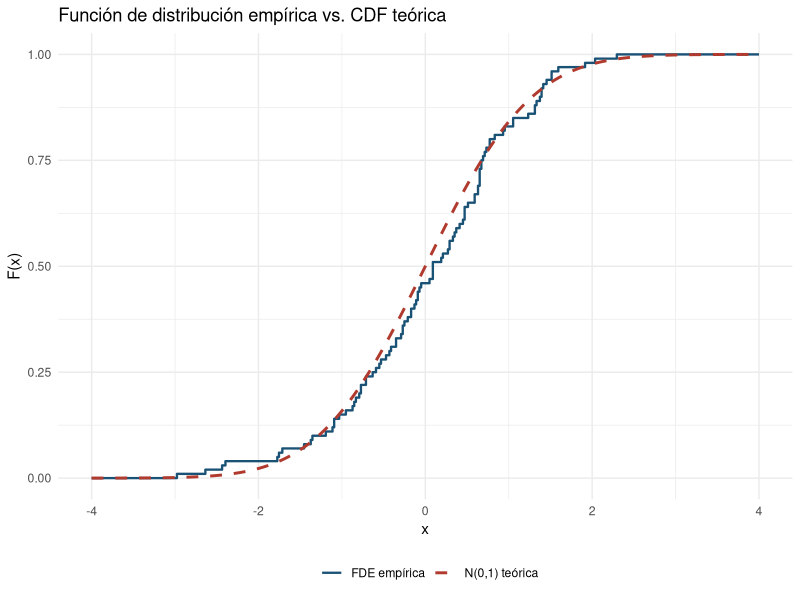
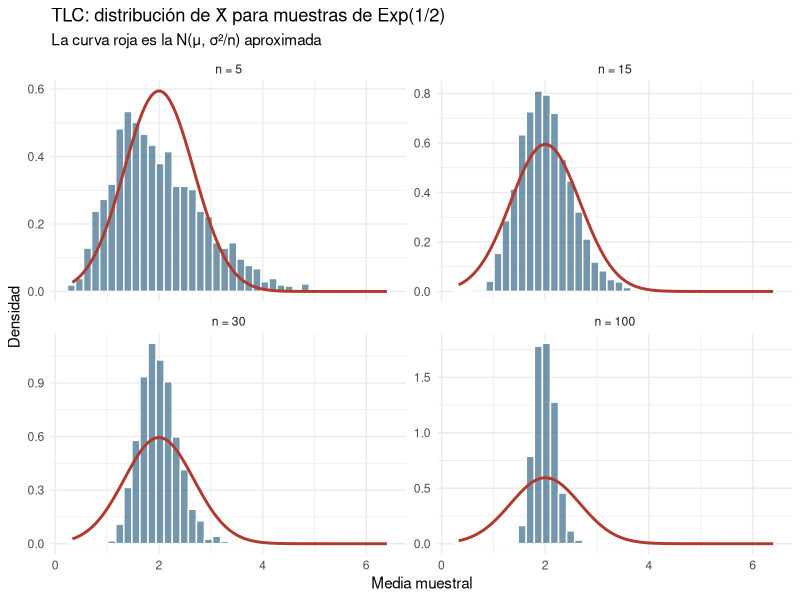
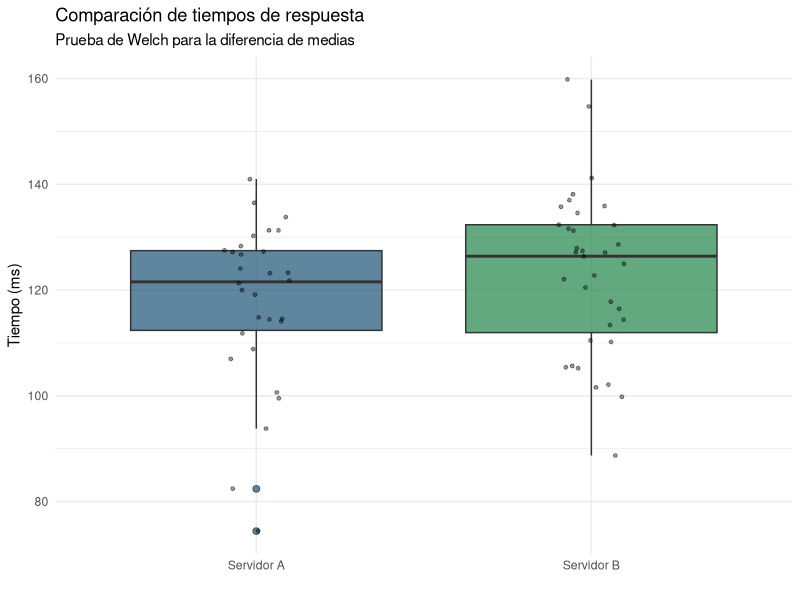

Recreate these plots in R, in order.
## ---- chunk 1
set.seed(42)
n <- 100
x <- rnorm(n, mean = 0, sd = 1)

# Función de distribución empírica
Fn <- ecdf(x)

# Prueba KS contra N(0,1)
ks_result <- ks.test(x, "pnorm", mean = 0, sd = 1)
print(ks_result)
## ---- chunk 2
library(ggplot2)

x_seq <- seq(-4, 4, length.out = 400)
df_ecdf <- data.frame(
  x = x_seq,
  FDE = Fn(x_seq),
  Teorica = pnorm(x_seq)
)

ggplot(df_ecdf, aes(x = x)) +
  geom_step(aes(y = FDE, color = "FDE empírica"), linewidth = 0.8) +
  geom_line(aes(y = Teorica, color = "N(0,1) teórica"), linewidth = 1, linetype = "dashed") +
  scale_color_manual(values = c("FDE empírica" = "#1A5276", "N(0,1) teórica" = "#B03A2E")) +
  labs(title = "Función de distribución empírica vs. CDF teórica",
       x = "x", y = "F(x)", color = "") +
  theme_minimal() +
  theme(legend.position = "bottom")
## ---- chunk 3
# --- Chi-cuadrada: P(5.23 <= X <= 14.8) con 12 g.l. ---
prob_chi <- pchisq(14.8, df = 12) - pchisq(5.23, df = 12)
cat("P(5.23 <= chi2_12 <= 14.8) =", round(prob_chi, 4), "\n")

# --- t-Student: P(T_19 <= -2.80) ---
prob_t <- pt(-2.80, df = 19)
cat("P(T_19 <= -2.80) =", round(prob_t, 4), "\n")

# --- F de Fisher: P(F_14,24 > 2) ---
prob_f <- 1 - pf(2, df1 = 14, df2 = 24)
cat("P(F_14,24 > 2) =", round(prob_f, 4), "\n")
## ---- chunk 4
prob_mayor_75 <- 1 - pnorm(75, mean = 80, sd = 2)
cat("P(Xbar > 75) =", round(prob_mayor_75, 4))
## ---- chunk 5
library(ggplot2)

set.seed(123)
mu <- 2;  sigma <- 1.5  # Parámetros de Exp(1/mu)
n_sizes <- c(5, 15, 30, 100)
n_rep   <- 2000

par(mfrow = c(2, 2))

resultados <- lapply(n_sizes, function(n) {
  medias <- replicate(n_rep, mean(rexp(n, rate = 1/mu)))
  data.frame(n = n, media = medias)
})

df_tlc <- do.call(rbind, resultados)
df_tlc$n_label <- paste0("n = ", df_tlc$n)
df_tlc$n_label <- factor(df_tlc$n_label, levels = paste0("n = ", n_sizes))

ggplot(df_tlc, aes(x = media)) +
  geom_histogram(aes(y = after_stat(density)), bins = 40,
                 fill = "#1A5276", alpha = 0.6, color = "white") +
  stat_function(fun = dnorm,
                args = list(mean = mu, sd = sigma / sqrt(df_tlc$n[1])),
                color = "#B03A2E", linewidth = 1) +
  facet_wrap(~ n_label, scales = "free_y") +
  labs(title = "TLC: distribución de X̄ para muestras de Exp(1/2)",
       subtitle = "La curva roja es la N(μ, σ²/n) aproximada",
       x = "Media muestral", y = "Densidad") +
  theme_minimal()
## ---- chunk 6
mu_bar <- 4
se <- 1.9 / sqrt(50)

prob_intervalo <- pnorm(4.2, mu_bar, se) - pnorm(3.8, mu_bar, se)
cat("P(3.8 <= Xbar <= 4.2) =", round(prob_intervalo, 4))
## ---- chunk 7
# Datos simulados de dos grupos
set.seed(2024)
grupo1 <- rnorm(20, mean = 10, sd = 2)
grupo2 <- rnorm(25, mean = 8,  sd = 2)

# t-test con varianzas iguales
t_result <- t.test(grupo1, grupo2, var.equal = TRUE)
cat("t =", round(t_result$statistic, 3),
    "| g.l. =", t_result$parameter,
    "| p-valor =", round(t_result$p.value, 4), "\n")

# Intervalo de confianza al 95%
cat("IC 95%: [", round(t_result$conf.int[1], 3), ",",
    round(t_result$conf.int[2], 3), "]\n")
## ---- chunk 8
set.seed(99)
servidor_A <- round(rnorm(30, mean = 120, sd = 15), 1)
servidor_B <- round(rnorm(35, mean = 130, sd = 18), 1)

cat("Servidor A: media =", round(mean(servidor_A), 2),
    "| sd =", round(sd(servidor_A), 2), "| n =", length(servidor_A), "\n")
cat("Servidor B: media =", round(mean(servidor_B), 2),
    "| sd =", round(sd(servidor_B), 2), "| n =", length(servidor_B), "\n")
## ---- chunk 9
# Verificar normalidad con prueba KS
ks_A <- ks.test(servidor_A, "pnorm", mean(servidor_A), sd(servidor_A))
ks_B <- ks.test(servidor_B, "pnorm", mean(servidor_B), sd(servidor_B))
cat("KS Servidor A: D =", round(ks_A$statistic, 4), "| p-valor =", round(ks_A$p.value, 4), "\n")
cat("KS Servidor B: D =", round(ks_B$statistic, 4), "| p-valor =", round(ks_B$p.value, 4), "\n")
## ---- chunk 10
# Prueba de Welch (varianzas posiblemente distintas)
resultado <- t.test(servidor_A, servidor_B, var.equal = FALSE)
cat("\nPrueba Welch:\n")
cat("  t =", round(resultado$statistic, 3), "\n")
cat("  g.l. (Welch) =", round(resultado$parameter, 1), "\n")
cat("  p-valor =", round(resultado$p.value, 4), "\n")
cat("  IC 95%: [", round(resultado$conf.int[1], 2),
    ",", round(resultado$conf.int[2], 2), "]\n")
## ---- chunk 11
library(ggplot2)

df_serv <- data.frame(
  tiempo = c(servidor_A, servidor_B),
  servidor = rep(c("Servidor A", "Servidor B"),
                 c(length(servidor_A), length(servidor_B)))
)

ggplot(df_serv, aes(x = servidor, y = tiempo, fill = servidor)) +
  geom_boxplot(alpha = 0.7, outlier.shape = 21, outlier.size = 2) +
  geom_jitter(width = 0.1, alpha = 0.4, size = 1) +
  scale_fill_manual(values = c("#1A5276", "#1E8449")) +
  labs(title = "Comparación de tiempos de respuesta",
       subtitle = "Prueba de Welch para la diferencia de medias",
       x = "", y = "Tiempo (ms)") +
  theme_minimal() +
  theme(legend.position = "none")
